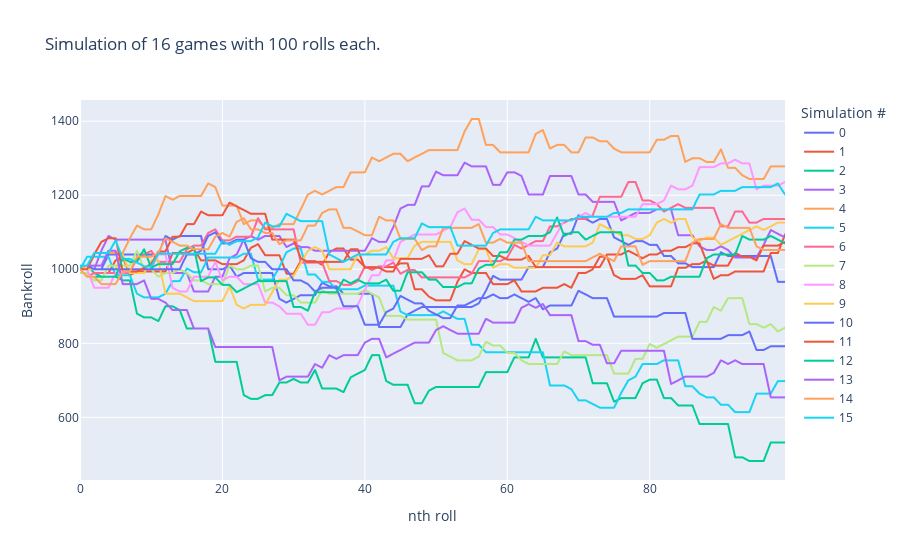

The notebook cell saved with this chart:
### Code cell
# Gather the results and plot the simulations. 
data = [pd.DataFrame(gh)['net_worth'] for gh in games]
df   = pd.concat(data, axis=1)
df.columns = [str(i) for i in range(len(df.columns))] # Change the column names

# Plot, make it pretty
px.line(df, labels={ "value": "Bankroll",
                     "index": "nth roll",
                     "variable": "Simulation #" },
    title=f'Simulation of {len(df.columns)} games with {rolls} rolls each.')
